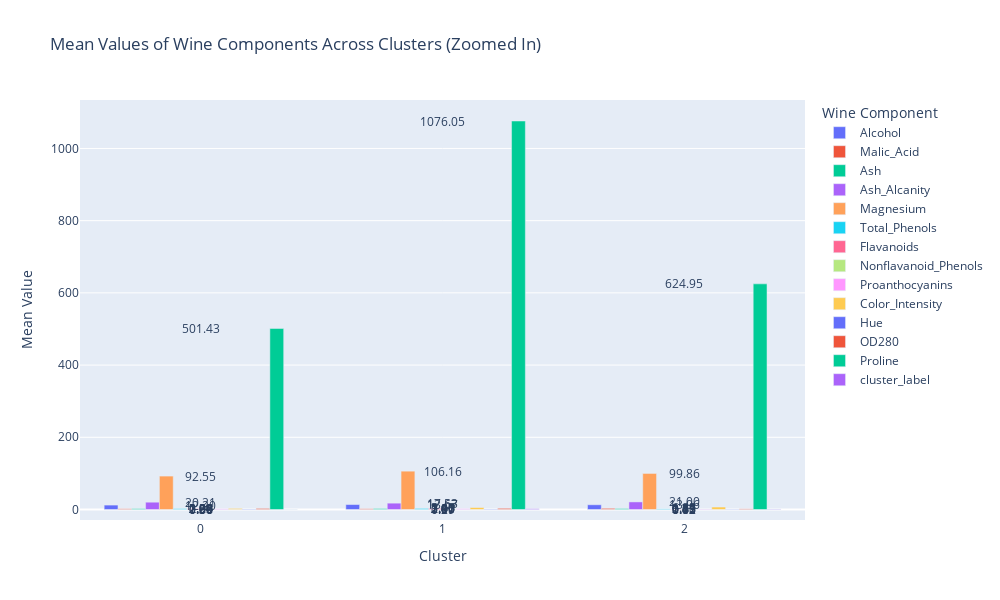

Notebook code for this chart:
### Code cell
import plotly.express as px

# Convert the cluster means DataFrame to a format suitable for Plotly
cluster_means_plotly = cluster_means.reset_index().melt(id_vars=('index',), var_name='Wine Component', value_name='Mean Value')

# Plot the cluster means using Plotly
fig = px.bar(cluster_means_plotly, x='index', y='Mean Value', color='Wine Component',
             title='Mean Values of Wine Components Across Clusters (Zoomed In)',
             labels={'index': 'Cluster', 'Mean Value': 'Mean Value'},
             barmode='group', width=1000, height=600)  # Adjust width and height as needed

# Add text labels for each bar
for trace in fig.data:
    for idx, val in enumerate(trace.y):
        fig.add_annotation(x=trace.x[idx], y=val, text=f'{val:.2f}', showarrow=False)

fig.show()

### Figure 1 — Plotly figure (JSON) as saved in the notebook; plotly's stock layout.template omitted (floating-point values rounded to 4 significant figures)
{"data": [{"alignmentgroup": "True", "hovertemplate": "Wine Component=Alcohol<br>Cluster=%{x}<br>Mean Value=%{y}<extra></extra>", "legendgroup": "Alcohol", "marker": {"color": "#636efa", "pattern": {"shape": ""}}, "name": "Alcohol", "offsetgroup": "Alcohol", "orientation": "v", "showlegend": true, "textposition": "auto", "type": "bar", "x": [0, 1, 2], "xaxis": "x", "y": [12.2, 13.67, 13.06], "yaxis": "y"}, {"alignmentgroup": "True", "hovertemplate": "Wine Component=Malic_Acid<br>Cluster=%{x}<br>Mean Value=%{y}<extra></extra>", "legendgroup": "Malic_Acid", "marker": {"color": "#EF553B", "pattern": {"shape": ""}}, "name": "Malic_Acid", "offsetgroup": "Malic_Acid", "orientation": "v", "showlegend": true, "textposition": "auto", "type": "bar", "x": [0, 1, 2], "xaxis": "x", "y": [1.939, 1.97, 3.167], "yaxis": "y"}, {"alignmentgroup": "True", "hovertemplate": "Wine Component=Ash<br>Cluster=%{x}<br>Mean Value=%{y}<extra></extra>", "legendgroup": "Ash", "marker": {"color": "#00cc96", "pattern": {"shape": ""}}, "name": "Ash", "offsetgroup": "Ash", "orientation": "v", "showlegend": true, "textposition": "auto", "type": "bar", "x": [0, 1, 2], "xaxis": "x", "y": [2.215, 2.463, 2.413], "yaxis": "y"}, {"alignmentgroup": "True", "hovertemplate": "Wine Component=Ash_Alcanity<br>Cluster=%{x}<br>Mean Value=%{y}<extra></extra>", "legendgroup": "Ash_Alcanity", "marker": {"color": "#ab63fa", "pattern": {"shape": ""}}, "name": "Ash_Alcanity", "offsetgroup": "Ash_Alcanity", "orientation": "v", "showlegend": true, "textposition": "auto", "type": "bar", "x": [0, 1, 2], "xaxis": "x", "y": [20.21, 17.53, 21.0], "yaxis": "y"}, {"alignmentgroup": "True", "hovertemplate": "Wine Component=Magnesium<br>Cluster=%{x}<br>Mean Value=%{y}<extra></extra>", "legendgroup": "Magnesium", "marker": {"color": "#FFA15A", "pattern": {"shape": ""}}, "name": "Magnesium", "offsetgroup": "Magnesium", "orientation": "v", "showlegend": true, "textposition": "auto", "type": "bar", "x": [0, 1, 2], "xaxis": "x", "y": [92.55, 106.2, 99.86], "yaxis": "y"}, {"alignmentgroup": "True", "hovertemplate": "Wine Component=Total_Phenols<br>Cluster=%{x}<br>Mean Value=%{y}<extra></extra>", "legendgroup": "Total_Phenols", "marker": {"color": "#19d3f3", "pattern": {"shape": ""}}, "name": "Total_Phenols", "offsetgroup": "Total_Phenols", "orientation": "v", "showlegend": true, "textposition": "auto", "type": "bar", "x": [0, 1, 2], "xaxis": "x", "y": [2.263, 2.85, 1.694], "yaxis": "y"}, {"alignmentgroup": "True", "hovertemplate": "Wine Component=Flavanoids<br>Cluster=%{x}<br>Mean Value=%{y}<extra></extra>", "legendgroup": "Flavanoids", "marker": {"color": "#FF6692", "pattern": {"shape": ""}}, "name": "Flavanoids", "offsetgroup": "Flavanoids", "orientation": "v", "showlegend": true, "textposition": "auto", "type": "bar", "x": [0, 1, 2], "xaxis": "x", "y": [2.088, 3.01, 0.8479], "yaxis": "y"}, {"alignmentgroup": "True", "hovertemplate": "Wine Component=Nonflavanoid_Phenols<br>Cluster=%{x}<br>Mean Value=%{y}<extra></extra>", "legendgroup": "Nonflavanoid_Phenols", "marker": {"color": "#B6E880", "pattern": {"shape": ""}}, "name": "Nonflavanoid_Phenols", "offsetgroup": "Nonflavanoid_Phenols", "orientation": "v", "showlegend": true, "textposition": "auto", "type": "bar", "x": [0, 1, 2], "xaxis": "x", "y": [0.3553, 0.2911, 0.4495], "yaxis": "y"}, {"alignmentgroup": "True", "hovertemplate": "Wine Component=Proanthocyanins<br>Cluster=%{x}<br>Mean Value=%{y}<extra></extra>", "legendgroup": "Proanthocyanins", "marker": {"color": "#FF97FF", "pattern": {"shape": ""}}, "name": "Proanthocyanins", "offsetgroup": "Proanthocyanins", "orientation": "v", "showlegend": true, "textposition": "auto", "type": "bar", "x": [0, 1, 2], "xaxis": "x", "y": [1.687, 1.908, 1.129], "yaxis": "y"}, {"alignmentgroup": "True", "hovertemplate": "Wine Component=Color_Intensity<br>Cluster=%{x}<br>Mean Value=%{y}<extra></extra>", "legendgroup": "Color_Intensity", "marker": {"color": "#FECB52", "pattern": {"shape": ""}}, "name": "Color_Intensity", "offsetgroup": "Color_Intensity", "orientation": "v", "showlegend": true, "textposition": "auto", "type": "bar", "x": [0, 1, 2], "xaxis": "x", "y": [2.895, 5.45, 6.85], "yaxis": "y"}, {"alignmentgroup": "True", "hovertemplate": "Wine Component=Hue<br>Cluster=%{x}<br>Mean Value=%{y}<extra></extra>", "legendgroup": "Hue", "marker": {"color": "#636efa", "pattern": {"shape": ""}}, "name": "Hue", "offsetgroup": "Hue", "orientation": "v", "showlegend": true, "textposition": "auto", "type": "bar", "x": [0, 1, 2], "xaxis": "x", "y": [1.06, 1.071, 0.721], "yaxis": "y"}, {"alignmentgroup": "True", "hovertemplate": "Wine Component=OD280<br>Cluster=%{x}<br>Mean Value=%{y}<extra></extra>", "legendgroup": "OD280", "marker": {"color": "#EF553B", "pattern": {"shape": ""}}, "name": "OD280", "offsetgroup": "OD280", "orientation": "v", "showlegend": true, "textposition": "auto", "type": "bar", "x": [0, 1, 2], "xaxis": "x", "y": [2.862, 3.158, 1.727], "yaxis": "y"}, {"alignmentgroup": "True", "hovertemplate": "Wine Component=Proline<br>Cluster=%{x}<br>Mean Value=%{y}<extra></extra>", "legendgroup": "Proline", "marker": {"color": "#00cc96", "pattern": {"shape": ""}}, "name": "Proline", "offsetgroup": "Proline", "orientation": "v", "showlegend": true, "textposition": "auto", "type": "bar", "x": [0, 1, 2], "xaxis": "x", "y": [501.4, 1076.0, 624.9], "yaxis": "y"}, {"alignmentgroup": "True", "hovertemplate": "Wine Component=cluster_label<br>Cluster=%{x}<br>Mean Value=%{y}<extra></extra>", "legendgroup": "cluster_label", "marker": {"color": "#ab63fa", "pattern": {"shape": ""}}, "name": "cluster_label", "offsetgroup": "cluster_label", "orientation": "v", "showlegend": true, "textposition": "auto", "type": "bar", "x": [0, 1, 2], "xaxis": "x", "y": [0.0, 2.0, 1.0], "yaxis": "y"}], "layout": {"annotations": [{"showarrow": false, "text": "12.20", "x": 0, "y": 12.2}, {"showarrow": false, "text": "13.67", "x": 1, "y": 13.67}, {"showarrow": false, "text": "13.06", "x": 2, "y": 13.06}, {"showarrow": false, "text": "1.94", "x": 0, "y": 1.939}, {"showarrow": false, "text": "1.97", "x": 1, "y": 1.97}, {"showarrow": false, "text": "3.17", "x": 2, "y": 3.167}, {"showarrow": false, "text": "2.22", "x": 0, "y": 2.215}, {"showarrow": false, "text": "2.46", "x": 1, "y": 2.463}, {"showarrow": false, "text": "2.41", "x": 2, "y": 2.413}, {"showarrow": false, "text": "20.21", "x": 0, "y": 20.21}, {"showarrow": false, "text": "17.53", "x": 1, "y": 17.53}, {"showarrow": false, "text": "21.00", "x": 2, "y": 21.0}, {"showarrow": false, "text": "92.55", "x": 0, "y": 92.55}, {"showarrow": false, "text": "106.16", "x": 1, "y": 106.2}, {"showarrow": false, "text": "99.86", "x": 2, "y": 99.86}, {"showarrow": false, "text": "2.26", "x": 0, "y": 2.263}, {"showarrow": false, "text": "2.85", "x": 1, "y": 2.85}, {"showarrow": false, "text": "1.69", "x": 2, "y": 1.694}, {"showarrow": false, "text": "2.09", "x": 0, "y": 2.088}, {"showarrow": false, "text": "3.01", "x": 1, "y": 3.01}, {"showarrow": false, "text": "0.85", "x": 2, "y": 0.8479}, {"showarrow": false, "text": "0.36", "x": 0, "y": 0.3553}, {"showarrow": false, "text": "0.29", "x": 1, "y": 0.2911}, {"showarrow": false, "text": "0.45", "x": 2, "y": 0.4495}, {"showarrow": false, "text": "1.69", "x": 0, "y": 1.687}, {"showarrow": false, "text": "1.91", "x": 1, "y": 1.908}, {"showarrow": false, "text": "1.13", "x": 2, "y": 1.129}, {"showarrow": false, "text": "2.90", "x": 0, "y": 2.895}, {"showarrow": false, "text": "5.45", "x": 1, "y": 5.45}, {"showarrow": false, "text": "6.85", "x": 2, "y": 6.85}, {"showarrow": false, "text": "1.06", "x": 0, "y": 1.06}, {"showarrow": false, "text": "1.07", "x": 1, "y": 1.071}, {"showarrow": false, "text": "0.72", "x": 2, "y": 0.721}, {"showarrow": false, "text": "2.86", "x": 0, "y": 2.862}, {"showarrow": false, "text": "3.16", "x": 1, "y": 3.158}, {"showarrow": false, "text": "1.73", "x": 2, "y": 1.727}, {"showarrow": false, "text": "501.43", "x": 0, "y": 501.4}, {"showarrow": false, "text": "1076.05", "x": 1, "y": 1076.0}, {"showarrow": false, "text": "624.95", "x": 2, "y": 624.9}, {"showarrow": false, "text": "0.00", "x": 0, "y": 0}, {"showarrow": false, "text": "2.00", "x": 1, "y": 2}, {"showarrow": false, "text": "1.00", "x": 2, "y": 1}], "barmode": "group", "height": 600, "legend": {"title": {"text": "Wine Component"}, "tracegroupgap": 0}, "title": {"text": "Mean Values of Wine Components Across Clusters (Zoomed In)"}, "width": 1000, "xaxis": {"anchor": "y", "domain": [0, 1], "title": {"text": "Cluster"}}, "yaxis": {"anchor": "x", "domain": [0, 1], "title": {"text": "Mean Value"}}}}
